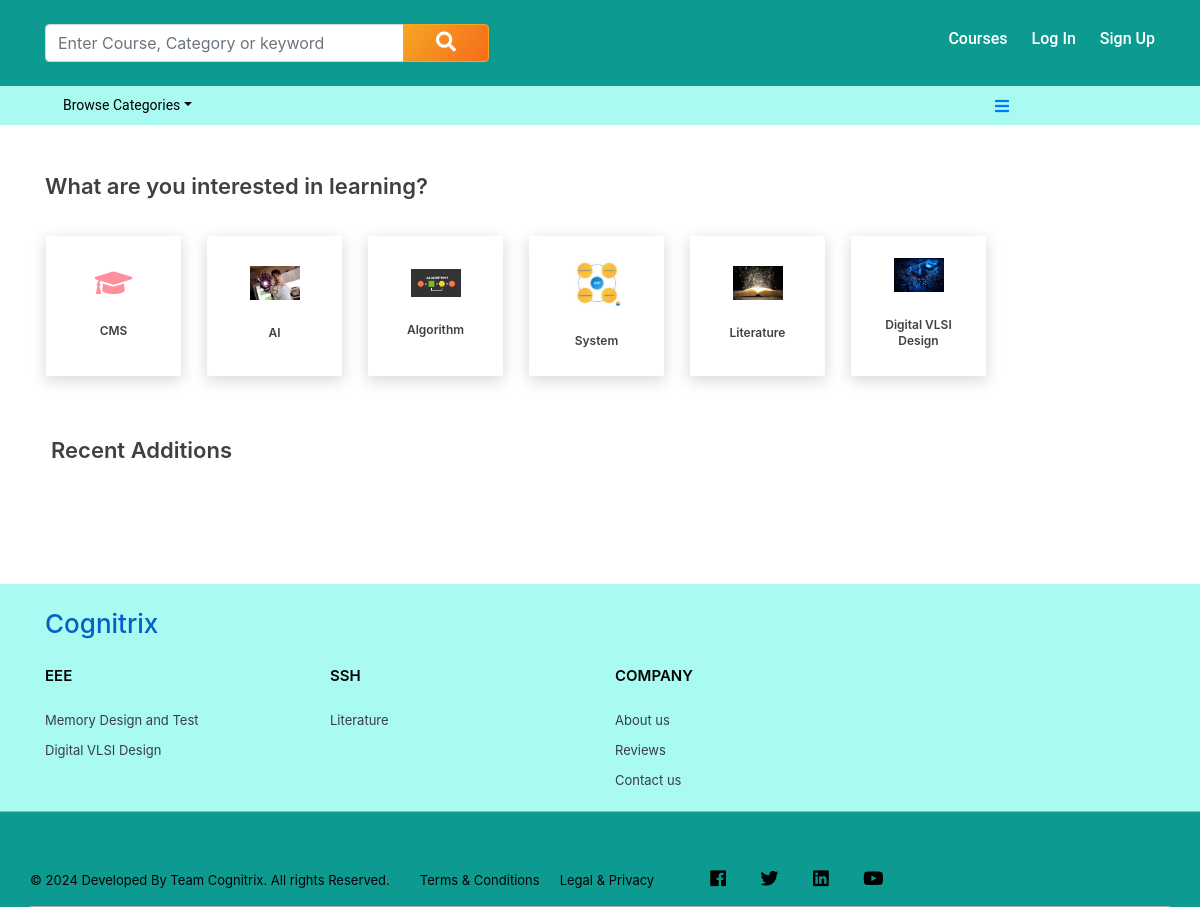
The app's page /blogs/ with its own data.
### posts/models.py (models this page shows, shortened)
class Category(models.Model):
    parent = models.ForeignKey('self', related_name='children', on_delete=models.CASCADE, blank = True, null=True)
    title = models.CharField(max_length=100)
    slug = AutoSlugField(populate_from='title', unique=True, null=False, editable=True)
    logo = models.ImageField(upload_to='media/catlogo', blank=True, null=True, help_text='Optional')
    logo1 = models.ImageField(upload_to='media/catlogo', blank=True, null=True, help_text='Optional')
    logo2 = models.ImageField(upload_to='media/catlogo', blank=True, null=True, help_text='Optional')
    top_three_cat = models.BooleanField(default=False)
    more = models.BooleanField(default=False, blank=True, verbose_name="For Add In Right Menu")
    created_at = models.DateTimeField(auto_now_add=True)
    disc = models.BooleanField(default=False, verbose_name='Add In Disclaimer')
    hit = models.PositiveIntegerField(default=0)
    def __str__(self):
        return self.title
    class Meta:
        unique_together = ('slug', 'parent',)
        verbose_name_plural = "categories"
    def __str__(self):
        full_path = [self.title]
        k = self.parent
        while k is not None:
            full_path.append(k.title)
            k = k.parent
        return ' -> '.join(full_path[::-1])

### posts/views.py (the view)
# urls.py: path('blogs/', views.blogs, name='blogs'),
def blogs(request):
    categories = Category.objects.all().filter(top_three_cat=False).filter(more=False).order_by('-created_at')
    recent_blogs = blog.objects.all().order_by('-date')
    context = {'categories':categories, 'recent_blogs':recent_blogs}
    return render(request, 'core/blog.html', context)

### posts/context_processors.py (called while the page is built)
def menu_links(request):
    links = Category.objects.filter(parent=None).order_by('-hit')
    categoriess = Category.objects.all().filter(top_three_cat=False).filter(parent=None).filter(more=False).order_by('-created_at').order_by('hit')[:15]
    footcategories = Category.objects.filter(parent=None)[:2]
    allcat = Category.objects.all()
    catg = Category.objects.all().exclude(parent=None).order_by('-created_at')[:7]
    catg_parent = Category.objects.all().filter(more=False).exclude(parent=True).order_by('hit')
    latest_catg = Category.objects.order_by("-id")[3:10]
    return dict(links=links, allcat=allcat, categoriess=categoriess, footcategories=footcategories, catg=catg,
    catg_parent=catg_parent,
     latest_catg=latest_catg)

def cart_total(request):
    if request.user.is_authenticated:
        totalcarts = Cart.objects.filter(user=request.user, purchase=False)
        return dict(totalcarts=totalcarts)
    else:
        totalcarts=[]
        return totalcarts

def morecat(request):
    more = Category.objects.filter(more=True).order_by('-created_at').order_by('hit')
    return dict(more=more)

def disc(request):
    disc_cat = Category.objects.all().filter(disc=True)
    disc_blog = blog.objects.all().filter(disc=True)
    disc_post = Post.objects.all().filter(disc=True)
    return dict(disc_cat=disc_cat, disc_blog=disc_blog, disc_post=disc_post)

def ribbon(request):
    off = offers.objects.filter(active=True)
    return dict(off=off)

### templates/core/blog.html (shortened to what this page needs)
{% extends 'core/base.html' %}
{% load static %}
{% block body %}
    <section class="chhota-div">
      <div class="container-fluid">
        <div class="container">
          <h2 class="mt-5 mb-4">What are you interested in learning?</h2>
          <div class="discover-top-categories">
            <div class="row">
              <div class="col-lg-12 mx-auto">
                <ul class="less_element">
                {% for i in categories %}
                {% if not i.children.all %}
                  <li class="category-item">
                    <a href="{% url 'blog_catposts' i.slug %}">
                    {% if not i.logo %}
                    <i class="fa fa-graduation-cap" aria-hidden="true"></i>
                    {% else %}
                    <img src="{{i.logo.url}}" width="50" />
                    {% endif %}
                      <label>{{i.title}}</label>
                    </a>
                  </li>
                {% endif %}
                {% endfor %}
                </ul>
              </div>
            </div>
          </div>
        </div>
      </div>
    </section>
    <section class="Recent-Addition pb-5">
      <div class="container">
        <h2 class="mt-5 mb-4">Recent Additions</h2>
      </div>
    </section>
{% endblock body %}

### templates/core/footer.html (shortened to what this page needs)
{% load static %}
    <section class="footer-section mt-5" style="background-color: #a9faf0;">
        <div class="container">
            <h2 class="mt-4 mb-4">Cognitrix</h2>
            <div class="row">
                    {% for i in footcategories%}
                <div class="col-md-3">
                    <div class="footer-text">
                         {% if i.children.all %}
                        <h3>{{i.title}} </h3>
                        <ul class="trend_list">
                            {% for subcat in i.children.all %}
                            <li>
                                <a href="#">
                         {{subcat.title}}
                       </a>
                            </li>
                            {% endfor %}
                            {% endif %}
                        </ul>
                    </div>
                </div>
                    {% endfor %}
                <div class="col-md-3">
                    <div class="footer-text">
                        <h3>Company</h3>
                        <ul class="trend_list">
                            <li>
                                <a href="#">
                        About us
                       </a>
                            </li>
                            <li>
                                <a href="#">
                        Reviews
                       </a>
                            </li>
                            <li>
                                <a href="#">
                        Contact us
                       </a>
                            </li>
                        </ul>
                    </div>
                </div>
            </div>
        </div>
    </section>
    <section class="CATEGORIES pt-4" style="background-color: #0d9b91;">
        <div class="container">
            <div class="row">
                    <div class="tncblock">
                        <span class="brain4ce">© 2024 Developed By Team Cognitrix. All rights Reserved.</span>
                        <a href="#">Terms & Conditions</a>
                        <a href="#">Legal & Privacy</a>
                        <ul class="list-unstyled footer-social-icon">
                            <li>
                                <a href="#">
                                    <i class="fab fa-facebook" aria-hidden="true"></i>
                                </a>
                            </li>
                            <li>
                                <a href="#">
                                    <i class="fab fa-twitter" aria-hidden="true"></i>
                                </a>
                            </li>
                            <li>
                                <a href="#">
                                    <i class="fab fa-linkedin" aria-hidden="true"></i>
                                </a>
                            </li>
                            <li>
                                <a href="#">
                                    <i class="fab fa-youtube" aria-hidden="true"></i>
                                </a>
                            </li>
                        </ul>
                    </div>
                </div>
            </div>
    </section>

### static/css/style.css (style rules this page uses)
* { margin: 0; padding: 0; box-sizing: border-box; }
.Recent-Addition h2 { font-size: 22px; font-weight: 600; color: #404040; display: inline-block; width: 100%; margin: 20px 0 25px; }
.chhota-div h2 { font-size: 22px; font-weight: 600; color: #404040; display: inline-block; width: 100%; margin: 20px 0 25px; }
.discover-top-categories { height: auto; }
.discover-top-categories ul li { width: 135px; height: 140px; border-radius: 2px; -webkit-box-shadow: 0 4px 15px 1px rgba(0,0,0,0.15); box-shadow: 0 4px 15px 1px rgba(0,0,0,0.15); background-color: #ffffff; margin: 13px; cursor: pointer; -webkit-transition: all 0.3s; transition: all 0.3s; }
.discover-top-categories ul { list-style: none; display: -webkit-box; display: -ms-flexbox; display: flex; -webkit-box-align: center; -ms-flex-align: center; align-items: center; padding-left: 0; -ms-flex-wrap: wrap; flex-wrap: wrap; margin: 0 -14px 0 -12px; }
.discover-top-categories ul li a label { margin-top: 25px; cursor: pointer; font-size: 12px; font-weight: 600; line-height: 1.33; letter-spacing: normal; color: #404040; margin-bottom: 0; }
.chhota-div i { color: #ff8f9d; font-size: 30px; }
.discover-top-categories ul li a { display: -webkit-box; display: -ms-flexbox; display: flex; -webkit-box-align: center; -ms-flex-align: center; align-items: center; -webkit-box-pack: center; -ms-flex-pack: center; justify-content: center; -webkit-box-orient: vertical; -webkit-box-direction: normal; -ms-flex-direction: column; flex-direction: column; height: 100%; text-align: center; color: #000000; padding: 24px 15px 30px; }
.category-item a { text-decoration: none; }
.footer-section { background: #f7f8f9; display: inline-block; width: 100%; border-bottom: 1px solid #a9a9a9; }
.footer-section h2 { font-size: 26px; color: #065fc6; display: inline-block; }
.footer-text h3 { display: inline-block; width: 100%; font-size: 15px; font-weight: 600; color: #030303; margin: 0 0 20px 0; text-transform: uppercase; }
.trend_list { display: inline-block; width: 100%; list-style: none; padding: 0; }
.trend_list a { display: inline-block; width: 100%; font-size: 13px; font-weight: 400; line-height: 2.31; color: #393d47; margin: 0; }
.CATEGORIES { background: #f7f8f9; border-bottom: 1px solid #a9a9a9; display: inline-block; width: 100%; border: medium none; background: transparent; box-shadow: none; }
.tncblock { display: flex; align-items: center; width: 100%; justify-content: left; padding: 20px 0 0 0; }
.brain4ce { font-size: 13px; font-weight: 400; color: #030303; display: inline-block; margin-right: 30px; width: auto; }
.tncblock a { color: #030303; font-weight: 400; font-size: 13px; margin-right: 20px; display: inline-block; }
.tncblock .footer-social-icon { margin: 8px 0px 8px 1%; display: inline-block; width: 20%; text-align: right; }
.footer-social-icon li { display: inline-block; margin-right: 10px; }
.footer-social-icon li a i { font-size: 18px; }
.footer-social-icon li a { color: #000000; display: inline-block; height: 34px; line-height: 32px; text-align: center; background: transparent; }
.tncblock { border-bottom: 1px solid #a9a9a9; }

### static/css/custom.css (style rules this page uses)
ul li { list-style-type: none; }
.Recent-Addition h2 { font-size: 22px; font-weight: 600; color: #404040; display: inline-block; width: 100%; margin: 21px 6px 26px; }

### records on screen
Category: title "CMS"
Category: logo (picture), title "AI"
Category: logo (picture), title "Algorithm"
Category: logo (picture), title "System"
Category: logo (picture), title "Literature"
Category: logo (picture), title "Digital VLSI Design"
Category: title "EEE"
Category: title "Memory Design and Test"
Category: title "SSH"
